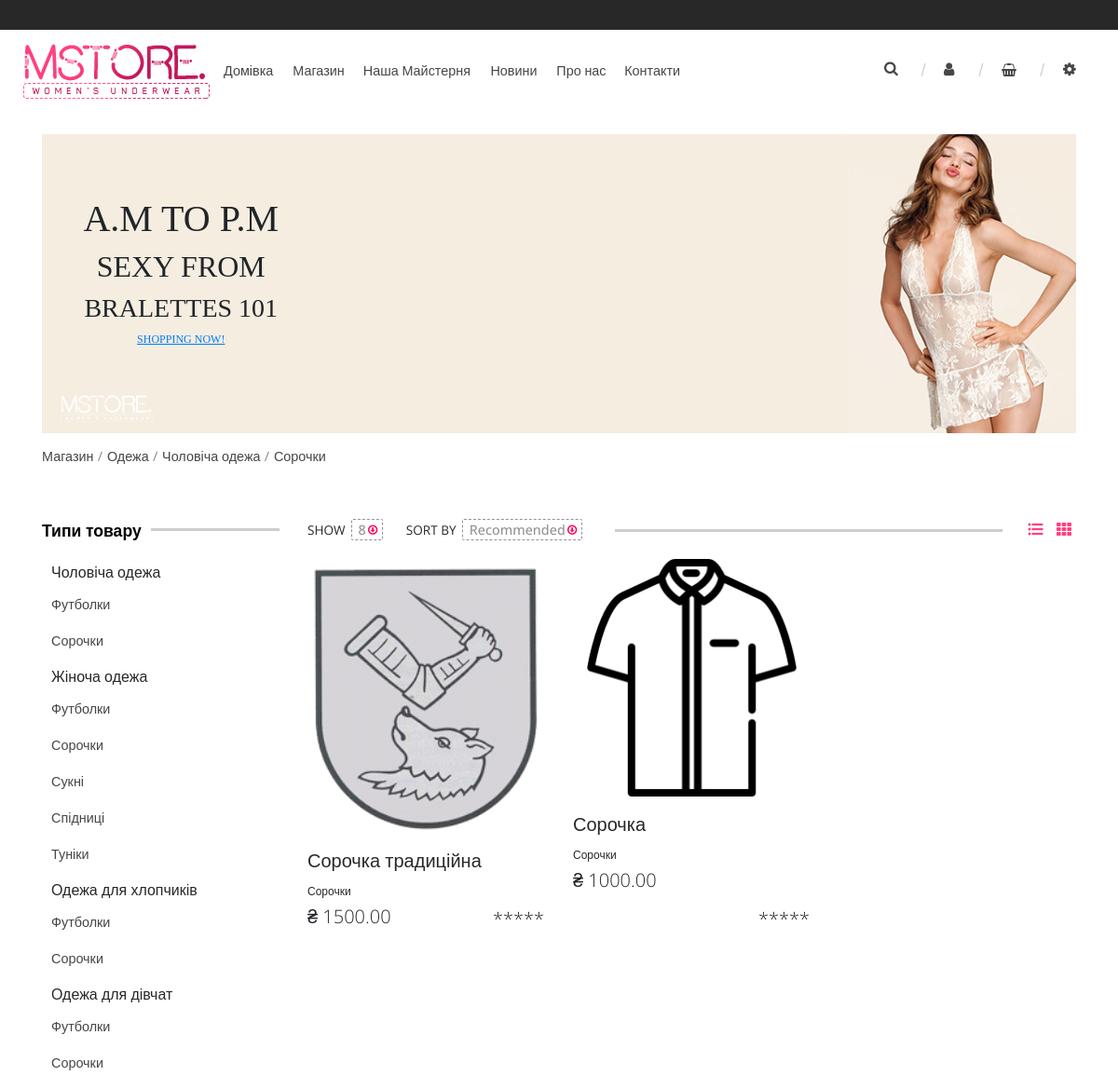
The app's page /shop/clothes/men_clothes/men_shirt (upper part), older data.
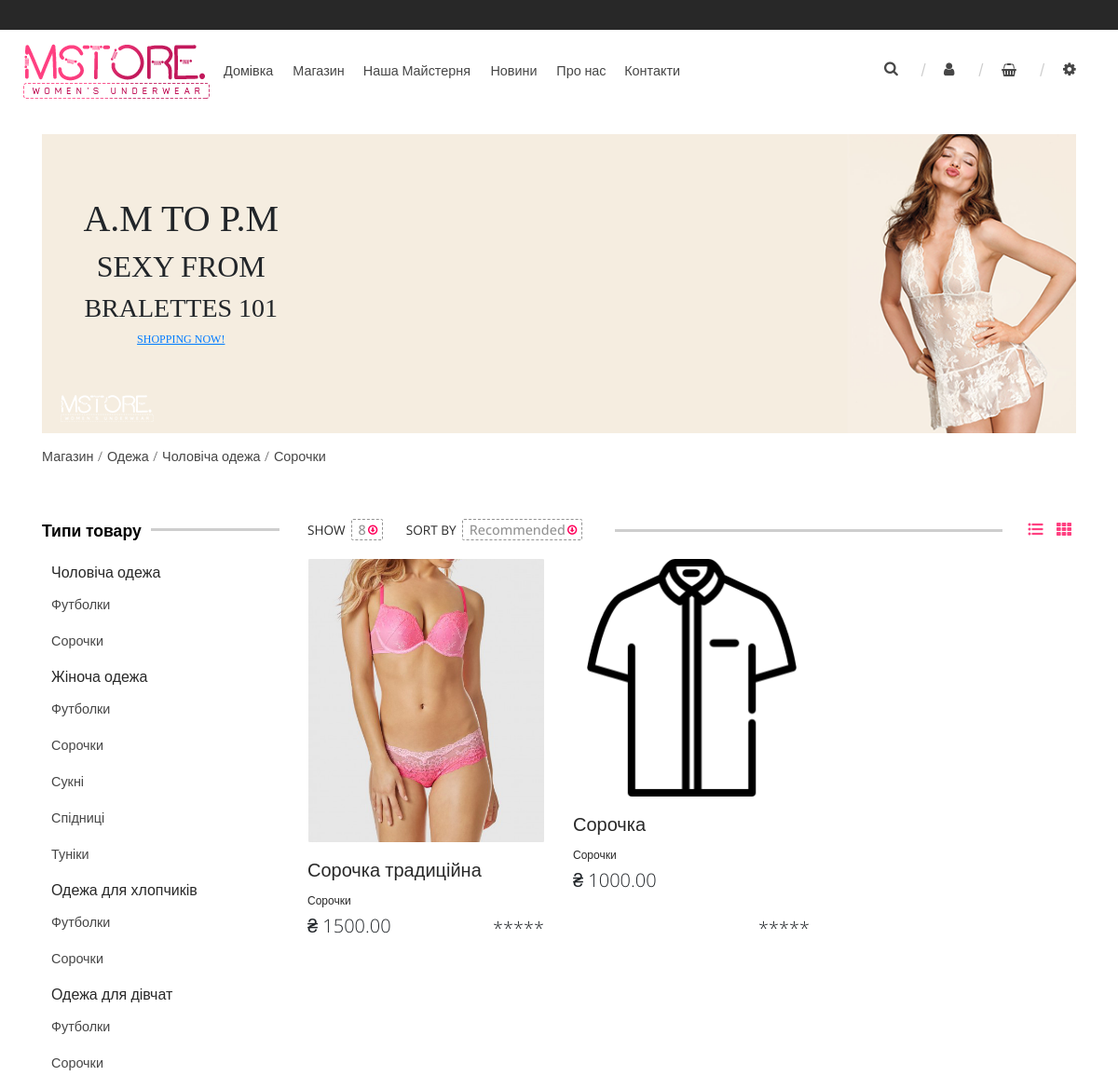
The same page, newer data.
### product/models.py (models this page shows, shortened)
class Department(models.Model):
    name = models.CharField(default=None, max_length=100, verbose_name="назва відділу")
    code_name = models.CharField(default=None, max_length=100, verbose_name="програмна назва")
    notes = models.TextField(default=None, blank=True, max_length=2000, verbose_name="примітки")
    slug = models.SlugField(default=None, blank=True, null=True, max_length=30, verbose_name="URL в адресній стрічці броузера")
    class Meta:
        verbose_name = "відділ магазину"
        verbose_name_plural = "відділи магазину"
    def get_sections(self):
        return self.section_set.all()
    def get_absolute_url(self):
        return reverse('landing:department', kwargs={"department_slug": self.slug})

class Section(models.Model):
    name = models.CharField(default=None, max_length=100, verbose_name="назва")
    code_name = models.CharField(default=None, max_length=100, verbose_name="програмна назва")
    notes = models.TextField(default=None, blank=True, max_length=2000, verbose_name="примітки")
    department = models.ForeignKey(Department, on_delete=models.DO_NOTHING, default=None, verbose_name="відділ магазину")
    slug = models.SlugField(default=None, blank=True, null=True, max_length=30, verbose_name="URL в адресній стрічці броузера")
    image = models.ImageField(default=None, blank=True, null=True, verbose_name="зображення секції", upload_to=get_section_upload_path)
    class Meta:
        verbose_name = "секція відділу магазину"
        verbose_name_plural = "секції відділів магазину"
    def get_absolute_url(self):
        return reverse(
            'landing:section',
            kwargs={
                "department_slug": self.department.slug,
                "section_slug": self.slug
            }
        )
    def get_item_types(self):
        return self.itemtype_set.all()

class ItemType(models.Model):
    name = models.CharField(default=None, max_length=100, verbose_name="назва типу товару")
    name_plural = models.CharField(default=None, max_length=100, verbose_name="назва типу товару у множині")
    code_name = models.CharField(default=None, max_length=100, verbose_name="програмна назва")
    notes = models.TextField(default=None, blank=True, max_length=2000, verbose_name="примітки")
    section = models.ForeignKey(Section, on_delete=models.DO_NOTHING, default=None, verbose_name="секція магазину")
    slug = models.SlugField(default=None, blank=True, null=True, max_length=30, verbose_name="URL в адресній стрічці броузера")
    image = models.ImageField(default=None, blank=True, null=True, verbose_name="зображення секції", upload_to=get_item_upload_path)
    icon = models.ImageField(default=None, blank=True, null=True, verbose_name="іконка секції", upload_to=get_item_upload_path)
    class Meta:
        verbose_name = "тип товару"
        verbose_name_plural = "типи товарів"
    def get_absolute_url(self):
        return reverse(
            'landing:item_type',
            kwargs={
                "department_slug": self.section.department.slug,
                "section_slug": self.section.slug,
                "item_type_slug": self.slug
            }
        )
    def get_items(self):
        return self.item_set.all().order_by('created')
    def get_sidebar(self):
        department_obj = self.section.department
        related_sections = department_obj.get_sections()
        sections_and_item_types = {}
        for section in related_sections:
            for item_type in section.get_item_types():
                if section in sections_and_item_types:
                    sections_and_item_types[section].append(item_type)
                else:
                    sections_and_item_types[section] = [item_type]
        return sections_and_item_types

@register_eav()
class Item(models.Model):
    name = models.CharField(default=None,
                            blank=True,
                            verbose_name='найменування',
                            max_length=40)
    item_type = models.ForeignKey(ItemType, verbose_name="тип товару", on_delete=models.DO_NOTHING)
    description = models.TextField(default=None,
                                   verbose_name='опис',
                                   max_length=3000)
    price = models.DecimalField(default=None,
                                blank=True,
                                decimal_places=2,
                                max_digits=10,
                                verbose_name='ціна')
    available = models.BooleanField(default=False,
                                    verbose_name='у продажі')
    created = models.DateTimeField(auto_now_add=True,
                                   auto_now=False,
                                   verbose_name='додано')
    updated = models.DateTimeField(auto_now=True,
                                   auto_now_add=False,
                                   verbose_name='редаговано')
    gender = models.ForeignKey(properties.Gender, on_delete=models.PROTECT, verbose_name="стать")
    brand = models.ForeignKey(properties.Brand, on_delete=models.PROTECT, verbose_name="виробник")
    fabric = models.ForeignKey(properties.Fabric, on_delete=models.PROTECT, verbose_name="тканина")
    color = models.ForeignKey(properties.Color, on_delete=models.PROTECT, verbose_name="колір")
    available_sizes = models.ManyToManyField(properties.Size, verbose_name="доступні розміри")
    slug = models.SlugField(default=None, blank=True, null=True, max_length=30, verbose_name="URL в адресній стрічці броузера")
    images = GenericRelation(ItemImage)
    class Meta:
        verbose_name = "Товар"
        verbose_name_plural = "Товари"
    def get_absolute_url(self):
        return reverse(
            'landing:item',
            kwargs={
                "department_slug": self.item_type.section.department.slug,
                "section_slug": self.item_type.section.slug,
                "item_type_slug": self.item_type.slug,
                "item_slug": self.slug
            }
        )
    def get_image_basic(self):
        return self.images.filter(is_basic=True).first().image

class ItemImage(models.Model):
    created = models.DateTimeField(auto_now_add=True, auto_now=False, verbose_name='додано')
    updated = models.DateTimeField(auto_now=True, auto_now_add=False, verbose_name='редаговано')
    content_type = models.ForeignKey(ContentType, on_delete=models.CASCADE)
    object_id = models.PositiveIntegerField()
    product_object = GenericForeignKey('content_type', 'object_id')
    is_active = models.BooleanField(default=True, verbose_name='показувати')
    is_basic = models.BooleanField(default=False, verbose_name='основне фото')
    image = models.ImageField(default=None,
                              blank=True,
                              verbose_name='фото товару',
                              upload_to=get_upload_path)
    class Meta:
        verbose_name = "Зображення товару"
        verbose_name_plural = "Зображення товарів"

### landing/views.py (the view)
# urls.py: path('shop/<slug:department_slug>/<slug:section_slug>/<slug:item_type_slug>', ViewByItemType.as_view(), name='item_type'),
class ViewByItemType(View):
    template_name = 'landing/catalogue_and_sidebar/item_type.html'
    def get_context_data(self, request, department_slug, section_slug, item_type_slug, *args, **kwargs):
        department_obj = get_object_or_404(Department, slug=department_slug)
        section_obj = get_object_or_404(Section, slug=section_slug)
        item_type_obj = get_object_or_404(ItemType, slug=item_type_slug)
        sidebar = item_type_obj.get_sidebar()
        items_list = item_type_obj.get_items()
        product_filter = ProductFilter(request.GET, queryset=items_list)
        form = product_filter.form
        min_price = items_list.aggregate(Min('price'))
        max_price = items_list.aggregate(Max('price'))
        try:
            min_price = int(min_price['price__min'])
            max_price = int(max_price['price__max'])
        except TypeError:
            min_price, max_price = 0, 0
        if 'price_min' in request.GET:
            current_min_price = request.GET.get('price_min')
        else:
            current_min_price = min_price
        if 'price_max' in request.GET:
            current_max_price = request.GET.get('price_max')
        else:
            current_max_price = max_price
        context = locals()
        return context
    def get(self, request, *args, **kwargs):
        context = self.get_context_data(request, *args, **kwargs)
        return render(request, self.template_name, context=context)

### orders/context_processors.py (called while the page is built)
def get_basket(request):
    session_key = request.session.session_key
    if not session_key:
        request.session.cycle_key()
    items = ProductInBasket.objects.filter(session_key=session_key)
    items_count = items.count
    basket_total_price = 0
    for i in items:
        basket_total_price += i.total_price
    context = {'get_basket': {'items': items, 'items_count': items_count, 'basket_total_price': basket_total_price}}
    return context

### properties/models.py (called while the page is built)
    def __str__(self):
        return self.name

    def __str__(self):
        return self.name

    def __str__(self):
        return self.name

### templates/landing/catalogue_and_sidebar/item_type.html (shortened to what this page needs)
{% extends 'landing/catalogue_and_sidebar/catalogue_and_sidebar_skelet.html' %}
{% block catalogue_content %}
    <div class="header-wrapper">
        <div class="header">
            <div class="option show">
                <div class="name">SHOW</div>
                <div class="controlgroup show">
                </div>
            </div>
            <div class="option sort-by">
                <div class="name">SORT BY</div>
                <div class="controlgroup show">
                </div>
            </div>
        </div>
        <div class="line"></div>
        <div class="view-icons">
            <div class="icon">
                <a class="list-view" href="#"><i class="fas fa-list-ul"></i></a>
            </div>
            <div class="icon">
                <a class="grid-view" href="#"><i class="fas fa-th"></i></a>
            </div>
        </div>
    </div>
    <div class="row">
        {% for item in product_filter.qs %}
            <div id="product-preview" class="col-12 col-sm-6 col-lg-4 product-wrapper">
                {% include 'landing/item_preview.html' %}
            </div>
        {% endfor %}
    </div>
{% endblock %}

### templates/landing/catalogue_and_sidebar/catalogue_and_sidebar_skelet.html (shortened to what this page needs)
{% extends 'base.html' %}
{% block content %}
    {% load static %}
    {% include 'landing/shop__top_banner.html' %}
    <div class="row breadcrumbs">
        <div class="wrapper col-md-12">
            <div class="inner">
                {% block breadcrumbs %}
                    <a href="{% url 'landing:shop' %}">Магазин</a>
                    <a href="{{ department_obj.get_absolute_url }}">{{ department_obj.name }}</a>
                    <a href="{{ section_obj.get_absolute_url }}">{{ section_obj.name }}</a>
                    <a href="{{ item_type_obj.get_absolute_url }}">{{ item_type_obj.name_plural }}</a>
                {% endblock %}
            </div>
        </div>
    </div>
    <div class="row shop-catalogue">
        <div class="col-4 col-sm-3 sidebar">
            {% block sidebar %}
                <div class="attribute categories">
                    <div class="header-wrapper">
                        <div class="header">Типи товару</div>
                        <div class="line"></div>
                    </div>
                    {% for sec, it_types in sidebar.items %}
                        <a href="{{ sec.get_absolute_url }}" class="category-header">{{ sec.name | capfirst }}</a>
                        <ul>
                            {% for it_type in it_types %}
                                <li><a href="{{ it_type.get_absolute_url }}">{{ it_type.name_plural | capfirst }}</a></li>
                            {% endfor %}
                        </ul>
                    {% endfor %}
                </div>
            {% endblock %}
        </div>
        <div class="col-8 col-sm-9 content">
            {% block catalogue_content %}
            {% endblock %}
        </div>
    </div>
{% endblock %}

### templates/base.html (shortened to what this page needs)
<!DOCTYPE html>
<html lang="ru">
<head>
    {% load static %}
    <link rel="stylesheet"
          href="https://stackpath.bootstrapcdn.com/bootstrap/4.1.1/css/bootstrap.min.css"
>
    <link rel="stylesheet"
          href="{% static "landing/css/main.css" %}">
    <link rel="stylesheet"
          href="https://use.fontawesome.com/releases/v5.1.1/css/all.css"
>
    <link rel="stylesheet" href="{% static "landing/jquery-ui-1.12/jquery-ui.min.css" %}">
</head>
<body>
{% include 'base__top_menu.html' %}
<div class="container main-layout">
{% block content %}
{% endblock %}
</div>
</body>
</html>

### templates/base__top_menu.html (shortened to what this page needs)
<div class="container-fluid top-menu-head"></div>
<div class="container top-menu-layout">
    <header class="row top-menu">
        <div class="col-12 col-sm-2 top-logo">
            <img src="/static/landing/img/logo.png">
        </div>
        <div class="col-sm-6 menu-list">
            <ul>
                <li>
                    <a href="#" title="Домівка"><span>Домівка</span></a>
                </li>
                <li>
                    <a href="{% url 'landing:shop' %}" title="Магазин"><span>Магазин</span></a>
                </li>
                <li>
                    <a href="#" title="Наша Майстерня"><span>Наша Майстерня</span></a>
                </li>
                <li>
                    <a href="#" title="Новини"><span>Новини</span></a>
                </li>
                <li>
                    <a href="#" title="Про нас"><span>Про нас</span></a>
                </li>
                <li>
                    <a href="#" title="Контакти"><span>Контакти</span></a>
                </li>
            </ul>
        </div>
        <div class="col-sm-4 icons">
            <ul class="icons-inner">
                <li>
                    <a href="#" class="search">
                        <img src="/static/landing/img/search.png">
                    </a>
                </li>
                <li>
                    <a href="#" class="user">
                        <img src="/static/landing/img/user.png">
                    </a>
                </li>
                <li>
                    <a href="#" id="basket-icon" class="basket">
                        <img src="/static/landing/img/shopping_cart.png">
                    </a>
                </li>
                <li>
                    <a href="#" class="settings">
                        <img src="/static/landing/img/config.png">
                    </a>
                </li>
            </ul>
        </div>
    </header>
</div>

### templates/landing/shop__top_banner.html (shortened to what this page needs)
    <div class="row top-shop-banner">
        <div class="col-md-12 wrapper">
            <div class="banner">
                <div class="banner-text">
                    <h1>A.M TO P.M</h1>
                    <h2>SEXY FROM</h2>
                    <h3>BRALETTES 101</h3>
                    <a id='shopping_now' href="#">SHOPPING NOW!</a>
                </div>
                <img class="watermark" src="/static/landing/img/logo_watermark.png">
                <img class="background" src="/static/landing/img/department_slide.png">
            </div>
        </div>
    </div>

### templates/landing/item_preview.html (shortened to what this page needs)
<div class="product">
    <div class="face">
        <figure>
            <div class="image-wrapper">
                <img src="{{ item.get_image_basic.url }}">
            </div>
            <figcaption>
                <div class="product-title"><a href="{{ item.get_absolute_url }}">{{ item.name }}</a></div>
                <div class="product-category"><a href="{{ item.item_type.get_absolute_url }}">{{ item.item_type.name_plural }}</a></div>
                <div class="product-price">₴ {{ item.price }}</div>
                <div class="product-rating">*****</div>
            </figcaption>
        </figure>
    </div>
</div>

### templates/base__scripts.html (shortened to what this page needs)
{% load static %}

Row changes from the older to the newer data that the page shows:
changed Item "Сорочка традиційна": get_image_basic: a different picture
